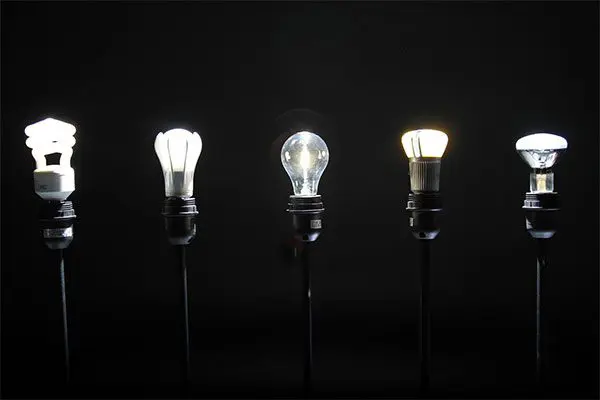
#> input picture data/dataset/input_image_1.png, 600 x 400 px
$ python -i image_processor.py   (imports and definitions only)   (older library calls are emulated)
#> lines starting #> are read from the running program, lines starting #| are printed output that depends on the picture; after the words box and inside, x2 and y2 are one past the last pixel; in counts of white or black regions, pixels touching at a corner belong together
import cv2
import numpy as np
from imutils import contours
import base64
import imutils
import matplotlib.pyplot as plt
import os
import sys
from loguru import logger
sys.path.append(os.path.abspath(os.path.join(os.path.dirname(__file__), "../..")))
from app.utils.synthetic_data import SyntheticDataGenerator

class ImageProcessor:

    @staticmethod
    def detect_bright_spots(image, blur_radius=(11, 11), min_area=100, max_spots=5, initial_brightness_factor=1.5, step_factor=0.1):
        """
        Detect and return the centers of the top bright spots in the given image, sorted by area.

        Parameters:
        - image: A pre-loaded OpenCV image object (numpy array).
        - blur_radius: Kernel size for the Gaussian blur.
        - min_area: Minimum area (in pixels) for a region to be considered a bright spot.
        - max_spots: Maximum number of bright spots to return, sorted by area.
        - initial_brightness_factor: Initial multiplier for setting the brightness threshold based on image statistics.
        - step_factor: Factor by which to decrease the threshold in each iteration if not enough bright spots are found.

        Returns:
        - centers: A list of tuples representing the (x, y) coordinates of the centers of the bright spots.
        """

        try:
            # Step 1: Validate input image
            if image is None or not isinstance(image, np.ndarray) or image.size == 0:
                logger.error("Invalid image: Input image is either None, not a numpy array, or empty.")
                return []

            # Step 2: Ensure the image is in single-channel grayscale format
            if len(image.shape) == 3 and image.shape[2] == 3:  # Check if the image is in BGR format
                logger.info("Converting BGR image to grayscale.")
                image = cv2.cvtColor(image, cv2.COLOR_BGR2GRAY)
            elif len(image.shape) != 2:  # If it's not single-channel or not a standard grayscale image
                logger.error("Invalid image format: Expected a single-channel grayscale image.")
                return []


            # Step 3: Apply Gaussian blur to the grayscale image to smooth out noise
            blurred = cv2.GaussianBlur(image, blur_radius, 0)
            blurred = ImageProcessor.normalize(blurred)
            # ImageProcessor.show_image(blurred)

            # Step 4: Calculate image statistics (mean and standard deviation)
            mean, std_dev = cv2.meanStdDev(blurred)
            mean = mean[0][0]
            std_dev = std_dev[0][0]

            # Step 5: Set the initial brightness threshold (aggressive thresholding)
            min_brightness = 220  # More aggressive to highlight strong bright spots
            logger.info(f"Min brightness: {min_brightness}")

            # Step 6: Apply aggressive threshold to get an initial bright spot mask
            _, thresh = cv2.threshold(blurred, min_brightness, 255, cv2.THRESH_BINARY)
            # ImageProcessor.show_image(thresh, "Initial Threshold")

            # Step 7: Perform iterative erosion until we have at least `max_spots` distinct components
            erosion_history = []
            kernel_size = 11
            num_labels, _, _, _ = cv2.connectedComponentsWithStats(thresh, connectivity=8)

            logger.info(f"num labels {num_labels}")
            best_thresh = thresh.copy()
            max_comps = num_labels - 1

            while num_labels > 1 and kernel_size < thresh.shape[0]-10:  # Continue until we have at least `max_spots` distinct components
                kernel = cv2.getStructuringElement(cv2.MORPH_RECT, (kernel_size, kernel_size))
                eroded = cv2.erode(thresh, kernel, iterations=1)
                # ImageProcessor.show_image(eroded, f"Eroded with Kernel Size: {kernel_size}")

                # Count the number of distinct connected components
                num_labels, _, _, _ = cv2.connectedComponentsWithStats(eroded, connectivity=8)
                logger.info(f"Number of components with kernel size {kernel_size}: {num_labels - 1}")  # Exclude the background

                if num_labels - 1 > max_comps:  # If we have at least `max_spots` bright spots
                    max_comps = num_labels - 1
                    best_thresh = eroded

                kernel_size += 8  # Increase kernel size aggressively

            # Step 10: Use OpenCV's connected components to label the thresholded image
            num_labels, labels, stats, _ = cv2.connectedComponentsWithStats(best_thresh, connectivity=8, ltype=cv2.CV_32S)

            height, width = best_thresh.shape[:2]  # Get image dimensions
            total_area = height * width             # Calculate the total area of the image

            # Calculate the threshold for 1/4 of the total area
            quarter_area_threshold = total_area / 4
            # Step 11: Filter components based on area and collect component centers
            components = []
            for i in range(1, num_labels):  # Start from 1 to skip the background
                area = stats[i, cv2.CC_STAT_AREA]
                logger.info(f"Area : {area}")
                if area >= min_area and area < quarter_area_threshold:  # Filter by area
                    # Calculate the center of the bright spot
                    cX = int(stats[i, cv2.CC_STAT_LEFT] + stats[i, cv2.CC_STAT_WIDTH] / 2)
                    cY = int(stats[i, cv2.CC_STAT_TOP] + stats[i, cv2.CC_STAT_HEIGHT] / 2)

                    # Add the component's area and center coordinates to the list
                    components.append((area, (cX, cY)))
            logger.info(f"List len {len(components)}")
            # Step 12: Sort the components by area in descending order and select the top `max_spots`
            components = sorted(components, key=lambda x: x[0], reverse=True)[:max_spots]

        except Exception as e:
            logger.error(f"Error in bright spot detection: {e}")
            return []  # Return an empty list in case of an error

        # Step 13: Extract the center coordinates of the top components
        centers = [center for _, center in components]

        return centers

    # [144 lines left out: functions map_grayscale_to_custom_colormap, multiply_masks, invert_bw_image, weighted_average, pixel_threshold, edge_detection and 1 more, not called in this run]

    @staticmethod
    def normalize(image):
        # Ensure the input is a numpy array
        image = np.array(image, dtype=np.float32)

        # Get minimum and maximum pixel values
        min_val = np.min(image)
        max_val = np.max(image)

        # Apply linear scaling
        scaled_image = ((image - min_val) / (max_val - min_val) * 255).astype(np.uint8)
        return scaled_image

    # [115 lines left out: functions normalize_power, visualize_centers, show_image, show_image_with_transparency, save_image, base64_to_image, not called in this run]


# Example usage
# [25 lines not run here, left out]

>>> import cv2
>>> picture = cv2.imread('../../data/dataset/input_image_1.png')
#> picture is the input picture: shape (400, 600, 3); mean B, G, R 22.5, 22.7, 22.5
>>> result = ImageProcessor().detect_bright_spots(picture)
#> in detect_bright_spots, `blurred = cv2.GaussianBlur(image, blur_radius, 0)`:
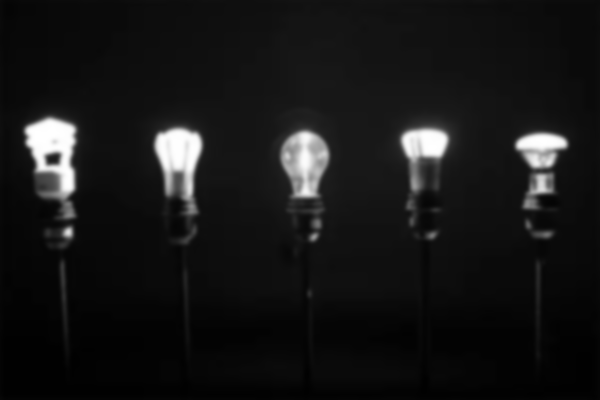
#> blurred: shape (400, 600); min 0, max 255, mean 22.6
#> in normalize, `min_val = np.min(image)`: min_val = 0
#> in normalize, `max_val = np.max(image)`: max_val = 255
#> in detect_bright_spots, `mean, std_dev = cv2.meanStdDev(blurred)`: mean = [22.57]; std_dev = [41.19]
#> in detect_bright_spots, `mean = mean[0][0]`: mean = 22.57
#> in detect_bright_spots, `std_dev = std_dev[0][0]`: std_dev = 41.19
#> in detect_bright_spots, `_, thresh = cv2.threshold(blurred, min_brightness, 255, cv2.THRESH_BIN..`:
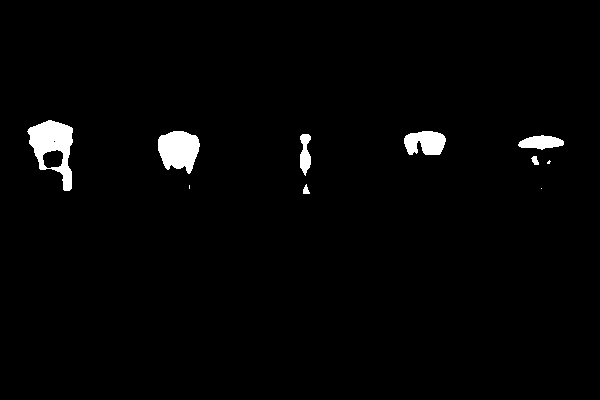
#> thresh: shape (400, 600); 1.9% white; 10 white regions (3 under 20 px), largest, box (x1, y1, x2, y2) and area: (27, 120, 73, 191) 1665, (158, 131, 200, 174) 1319, (404, 131, 446, 155) 790
#> in detect_bright_spots, `num_labels, _, _, _ = cv2.connectedComponentsWithStats(thresh, connect..`: num_labels = 11
#> in detect_bright_spots, `max_comps = num_labels - 1`: max_comps = 10
#> the loop in detect_bright_spots, `while num_labels > 1 and kernel_size < thresh.shape[0]-10:` made 4 passes
#> (num_labels, kernel_size) on passes 1 to 4: (6, 19), (3, 27), (2, 35), (1, 43)
#> pass 1, in detect_bright_spots, `eroded = cv2.erode(thresh, kernel, iterations=1)`:
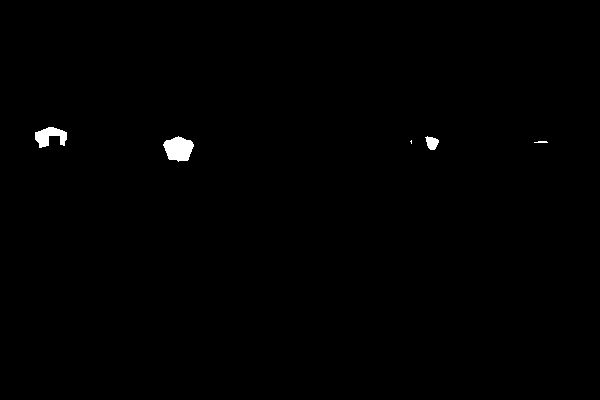
#> eroded: shape (400, 600); 0.47% white; 5 white regions (1 under 20 px), largest, box (x1, y1, x2, y2) and area: (163, 136, 194, 162) 564, (35, 127, 67, 148) 399, (425, 136, 439, 150) 130, (534, 141, 548, 143) 23
#> pass 2, in detect_bright_spots, `eroded = cv2.erode(thresh, kernel, iterations=1)`:
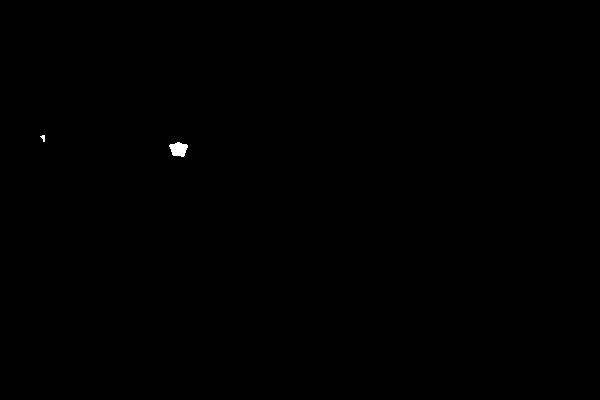
#> eroded: shape (400, 600); 0.09% white; 2 white regions, box (x1, y1, x2, y2) and area: (169, 142, 188, 157) 201, (40, 135, 45, 142) 21
#> after the loop in detect_bright_spots, `while num_labels > 1 and kernel_size < thresh.shape[0]-10:`: eroded: shape (400, 600); every value is 0
#> after the loop in detect_bright_spots, `while num_labels > 1 and kernel_size < thresh.shape[0]-10:`: kernel_size = 43; max_comps = 10
#> in detect_bright_spots, `num_labels, labels, stats, _ = cv2.connectedComponentsWithStats(best_t..`: labels: shape (400, 600) int32; 11 distinct labels, from 0 to 10
#> in detect_bright_spots, `num_labels, labels, stats, _ = cv2.connectedComponentsWithStats(best_t..`: num_labels = 11; stats = [[0, 0, 600, 400, 235328], [27, 120, 46, 71, 1665], [158, 131, 42, 43, 1319], [404, 131, 42, 24, 790], [300, 134, 11, 42, 324], [518, 135, 46, 15, 467], [531, 156, 8, 9, 48], [547, 160, 4, 4, 10], [189, 185, 1, 4, 4], [303, 184, 7, 10, 44], [541, 188, 1, 1, 1]]
#> the loop in detect_bright_spots, `for i in range(1, num_labels):` made 10 passes
#> (area, cX, cY) on passes 1 to 5: (1665, 50, 155), (1319, 179, 152), (790, 425, 143), (324, 305, 155), (467, 541, 142)
#> area on passes 6, 9: 48, 44
#> after the loop in detect_bright_spots, `for i in range(1, num_labels):`: components = [(1665, (50, 155)), (1319, (179, 152)), (790, (425, 143)), (324, (305, 155)), (467, (541, 142))]
#> in detect_bright_spots, `components = sorted(components, key=lambda x: x[0], reverse=True)[:max..`: components = [(1665, (50, 155)), (1319, (179, 152)), (790, (425, 143)), (467, (541, 142)), (324, (305, 155))]
#> in detect_bright_spots, `centers = [center for _, center in components]`: centers = [(50, 155), (179, 152), (425, 143), (541, 142), (305, 155)]
#> result has the same summary as centers in detect_bright_spots

$ run again, on data/dataset/input_image_2.png
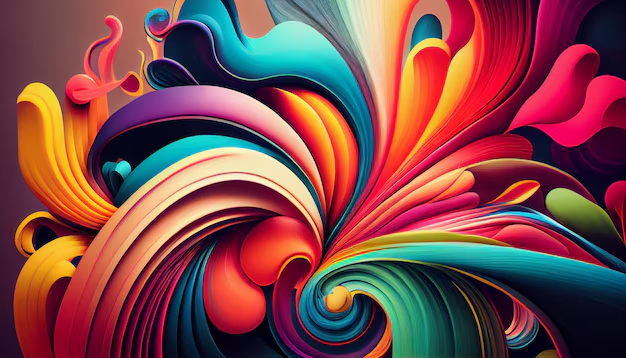
#> input picture data/dataset/input_image_2.png, 626 x 358 px
#> picture is the input picture: shape (358, 626, 3); mean B, G, R 74.2, 72.7, 128.2
#> min_val = 3
#> max_val = 233
#> in detect_bright_spots, `mean, std_dev = cv2.meanStdDev(blurred)`: mean = [95.4]; std_dev = [62.44]
#> in detect_bright_spots, `mean = mean[0][0]`: mean = 95.4
#> in detect_bright_spots, `std_dev = std_dev[0][0]`: std_dev = 62.44
#> in detect_bright_spots, `_, thresh = cv2.threshold(blurred, min_brightness, 255, cv2.THRESH_BIN..`:
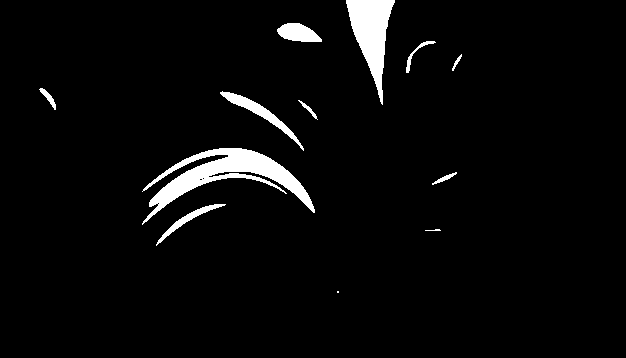
#> thresh: shape (358, 626); 3.8% white; 12 white regions (1 under 20 px), largest, box (x1, y1, x2, y2) and area: (142, 148, 315, 225) 3947, (346, 0, 395, 105) 2397, (220, 91, 304, 151) 756
#> in detect_bright_spots, `num_labels, _, _, _ = cv2.connectedComponentsWithStats(thresh, connect..`: num_labels = 13
#> in detect_bright_spots, `max_comps = num_labels - 1`: max_comps = 12
#> the loop in detect_bright_spots, `while num_labels > 1 and kernel_size < thresh.shape[0]-10:` made 5 passes
#> (num_labels, kernel_size) on passes 1 to 5: (6, 19), (3, 27), (2, 35), (2, 43), (1, 51)
#> after the loop in detect_bright_spots, `while num_labels > 1 and kernel_size < thresh.shape[0]-10:`: kernel_size = 51; max_comps = 12
#> in detect_bright_spots, `num_labels, labels, stats, _ = cv2.connectedComponentsWithStats(best_t..`:
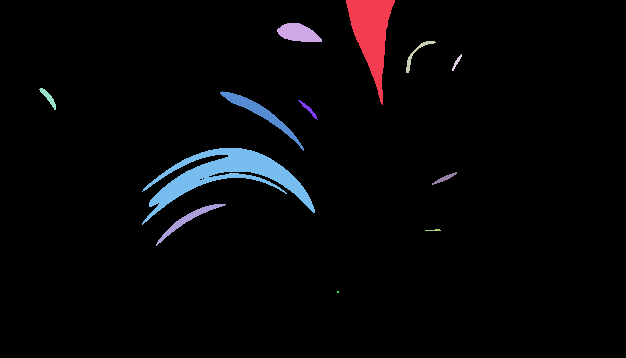
#> labels: shape (358, 626) int32; 13 distinct labels, from 0 to 12; one colour per label, 0 black
#> in detect_bright_spots, `num_labels, labels, stats, _ = cv2.connectedComponentsWithStats(best_t..`: num_labels = 13; stats = 13 rows, first 6: [0, 0, 626, 358, 215500], [346, 0, 49, 105, 2397], [277, 23, 45, 19, 593], [406, 41, 30, 32, 144], [452, 54, 10, 17, 48], [39, 88, 17, 22, 117]
#> the loop in detect_bright_spots, `for i in range(1, num_labels):` made 12 passes
#> (area, cX, cY) on passes 1, 2, 3, 5, 6, 8, 10: (2397, 370, 52), (593, 299, 32), (144, 421, 57), (117, 47, 99), (756, 262, 121), (3947, 228, 186), (415, 191, 225)
#> after the loop in detect_bright_spots, `for i in range(1, num_labels):`: components = [(2397, (370, 52)), (593, (299, 32)), (144, (421, 57)), (117, (47, 99)), (756, (262, 121)), (3947, (228, 186)), (415, (191, 225))]
#> in detect_bright_spots, `components = sorted(components, key=lambda x: x[0], reverse=True)[:max..`: components = [(3947, (228, 186)), (2397, (370, 52)), (756, (262, 121)), (593, (299, 32)), (415, (191, 225))]
#> centers = [(228, 186), (370, 52), (262, 121), (299, 32), (191, 225)]
#> result has the same summary as centers in detect_bright_spots
